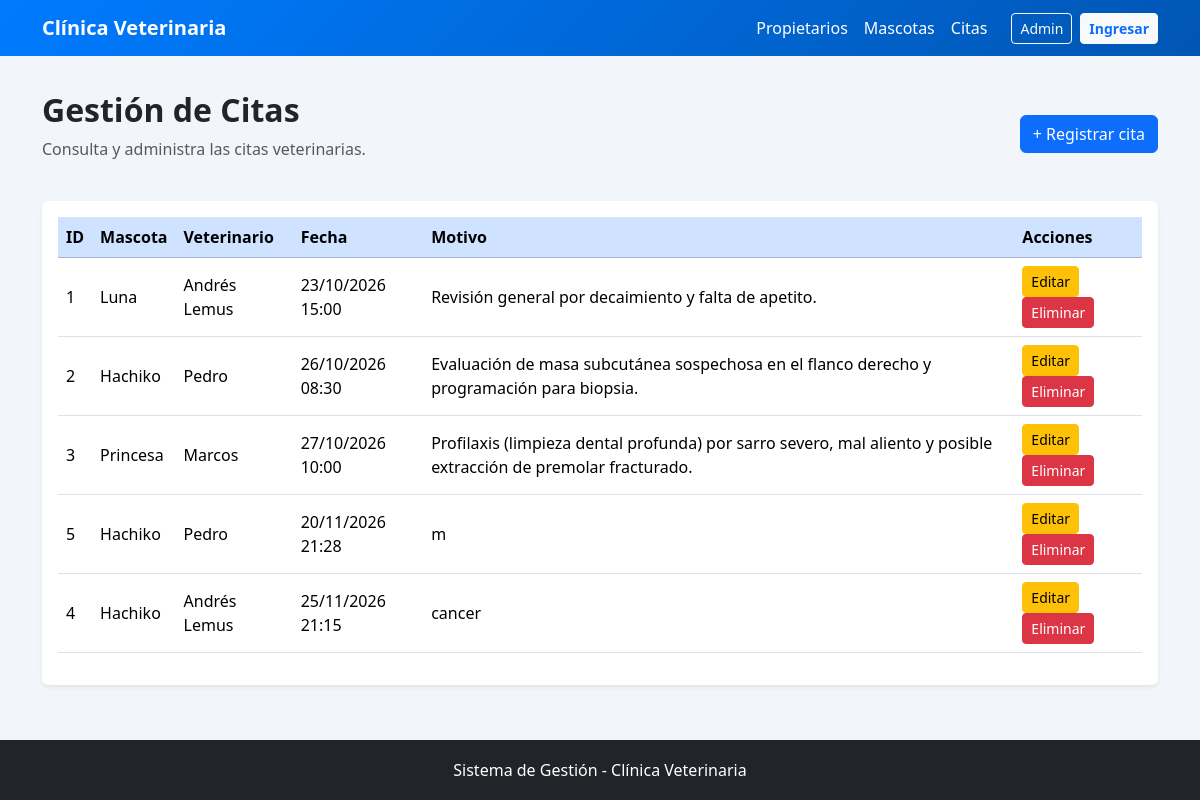
The page /citas/ on the database as committed earlier.
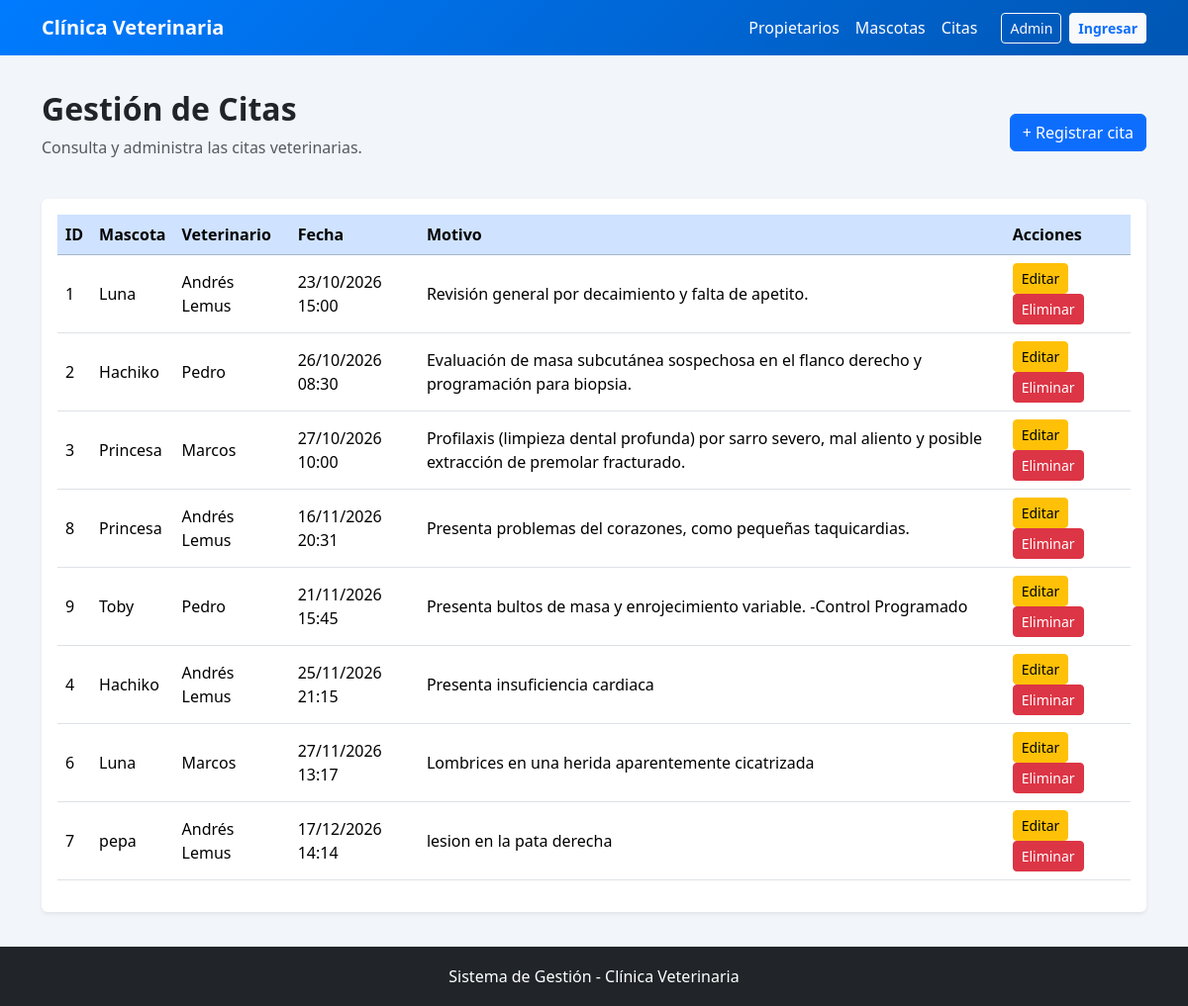
The same page on the database as committed later.
### citas/models.py (models this page shows, shortened)
class Cita(models.Model):
    pk_cita_id = models.AutoField(primary_key=True)
    mascota = models.ForeignKey(
        Mascota,
        on_delete=models.PROTECT,
        db_column='fk_mas_id'
    )
    veterinario = models.ForeignKey(
        Veterinario,
        on_delete=models.PROTECT,
        db_column='fk_vet_id'
    )
    fecha = models.DateTimeField()
    motivo = models.TextField()

### mascotas/models.py (models this page shows, shortened)
class Mascota(models.Model):
    pk_mas_id = models.AutoField(primary_key=True)
    nombre = models.CharField(max_length=50)
    especie = models.CharField(max_length=30)
    raza = models.CharField(max_length=30)
    fecha_nacimiento = models.DateField()
    propietario = models.ForeignKey(Propietario, on_delete=models.CASCADE, db_column='fk_pro_id')

### veterinarios/models.py (models this page shows, shortened)
class Veterinario(models.Model):
    pk_vet_id = models.AutoField(primary_key=True)
    tarjeta_profesional = models.CharField(max_length=30, unique=True)
    nombre = models.CharField(max_length=100)
    especialidad = models.CharField(max_length=100)

### citas/views.py (the view)
# urls.py: path('', CitaListView.as_view(), name='listar'),
class CitaListView(ListView):
    model = Cita
    template_name = 'citas/cita_list.html'
    context_object_name = 'citas'
    ordering = ['fecha']

### citas/templates/citas/cita_list.html (shortened to what this page needs)
{% extends 'base.html' %}
{% block content %}
<div class="d-flex justify-content-between align-items-center mb-4">
    <div>
        <h2 class="fw-bold">Gestión de Citas</h2>
        <p class="text-muted">Consulta y administra las citas veterinarias.</p>
    </div>
    <a href="{% url 'citas:crear' %}" class="btn btn-primary">
        + Registrar cita
    </a>
</div>
<div class="card border-0 shadow-sm">
    <div class="card-body">
        {% if citas %}
        <div class="table-responsive">
            <table class="table table-hover align-middle">
                <thead class="table-primary">
                    <tr>
                        <th>ID</th>
                        <th>Mascota</th>
                        <th>Veterinario</th>
                        <th>Fecha</th>
                        <th>Motivo</th>
                        <th>Acciones</th>
                    </tr>
                </thead>
                <tbody>
                    {% for cita in citas %}
                    <tr>
                        <td>{{ cita.pk }}</td>
                        <td>{{ cita.mascota.nombre }}</td>
                        <td>{{ cita.veterinario.nombre }}</td>
                        <td>{{ cita.fecha|date:"d/m/Y H:i" }}</td>
                        <td>{{ cita.motivo }}</td>
                        <td>
                            <a href="{% url 'citas:editar' cita.pk %}"
                               class="btn btn-warning btn-sm">
                                Editar
                            </a>
                            <a href="{% url 'citas:eliminar' cita.pk %}"
                               class="btn btn-danger btn-sm">
                                Eliminar
                            </a>
                        </td>
                    </tr>
                    {% endfor %}
                </tbody>
            </table>
        </div>
        {% else %}
            <div class="alert alert-info mb-0">
                Todavía no hay citas registradas.
            </div>
        {% endif %}
    </div>
</div>
{% endblock %}

### templates/base.html (shortened to what this page needs)
<!DOCTYPE html>
<html lang="es">
<head>
    <link href="https://cdn.jsdelivr.net/npm/bootstrap@5.3.3/dist/css/bootstrap.min.css" rel="stylesheet">
</head>
<body>
    <nav class="navbar navbar-expand-lg navbar-dark">
        <div class="container">
            <a class="navbar-brand fw-bold" href="{% url 'home' %}">Clínica Veterinaria</a>
            <div class="collapse navbar-collapse" id="menu">
                <ul class="navbar-nav ms-auto align-items-lg-center">
                    <li class="nav-item">
                        <a class="nav-link" href="{% url 'propietarios:crear' %}">Propietarios</a>
                    </li>
                    <li class="nav-item">
                        <a class="nav-link" href="{% url 'mascotas:crear' %}">Mascotas</a>
                    </li>
                    <li class="nav-item">
                        <a class="nav-link" href="{% url 'citas:listar' %}">Citas</a>
                    </li>
                    <li class="nav-item ms-lg-3">
                        <a class="btn btn-outline-light btn-sm" href="/admin/">Admin</a>
                    </li>
                    {% if user.is_authenticated %}
                        <li class="nav-item ms-lg-2 mt-2 mt-lg-0">
                            <form method="post" action="{% url 'logout' %}" class="d-inline">
                                {% csrf_token %}
                                <button type="submit" class="btn btn-danger btn-sm">Salir ({{ user.username }})</button>
                            </form>
                        </li>
                    {% else %}
                        <li class="nav-item ms-lg-2 mt-2 mt-lg-0">
                            <a class="btn btn-light btn-sm text-primary fw-bold" href="{% url 'login' %}">Ingresar</a>
                        </li>
                    {% endif %}
                </ul>
            </div>
        </div>
    </nav>
    <main class="container contenido">
        {% block content %}{% endblock %}
    </main>
    <footer>
        <p class="mb-0">Sistema de Gestión - Clínica Veterinaria</p>
    </footer>
</body>
</html>

### templates/base.html (style rules this page uses)
body { background: #f2f5fa; min-height: 100vh; display: flex; flex-direction: column; }
.navbar { background: linear-gradient(135deg, #007bff, #0056b3); }
.navbar-brand, .nav-link { color: white !important; }
.contenido { flex: 1; padding-top: 35px; padding-bottom: 35px; }
footer { background: #212529; color: white; padding: 18px; text-align: center; }

Rows that differ between the two databases and show on the page:
removed Cita: pk "5", mascota.nombre "Hachiko", veterinario.nombre "Pedro", fecha "20/11/2026 21:28", motivo "m"
added Cita: pk "8", mascota.nombre "Princesa", veterinario.nombre "Andrés Lemus", fecha "16/11/2026 20:31", motivo "Presenta problemas del corazones, como pequeñas taquicardias."
added Cita: pk "9", mascota.nombre "Toby", veterinario.nombre "Pedro", fecha "21/11/2026 15:45", motivo "Presenta bultos de masa y enrojecimiento variable. -Control Programado"
changed Cita id 4: motivo "cancer" → "Presenta insuficiencia cardiaca"
added Cita: pk "6", mascota.nombre "Luna", veterinario.nombre "Marcos", fecha "27/11/2026 13:17", motivo "Lombrices en una herida aparentemente cicatrizada"
added Cita: pk "7", mascota.nombre "pepa", veterinario.nombre "Andrés Lemus", fecha "17/12/2026 14:14", motivo "lesion en la pata derecha"
